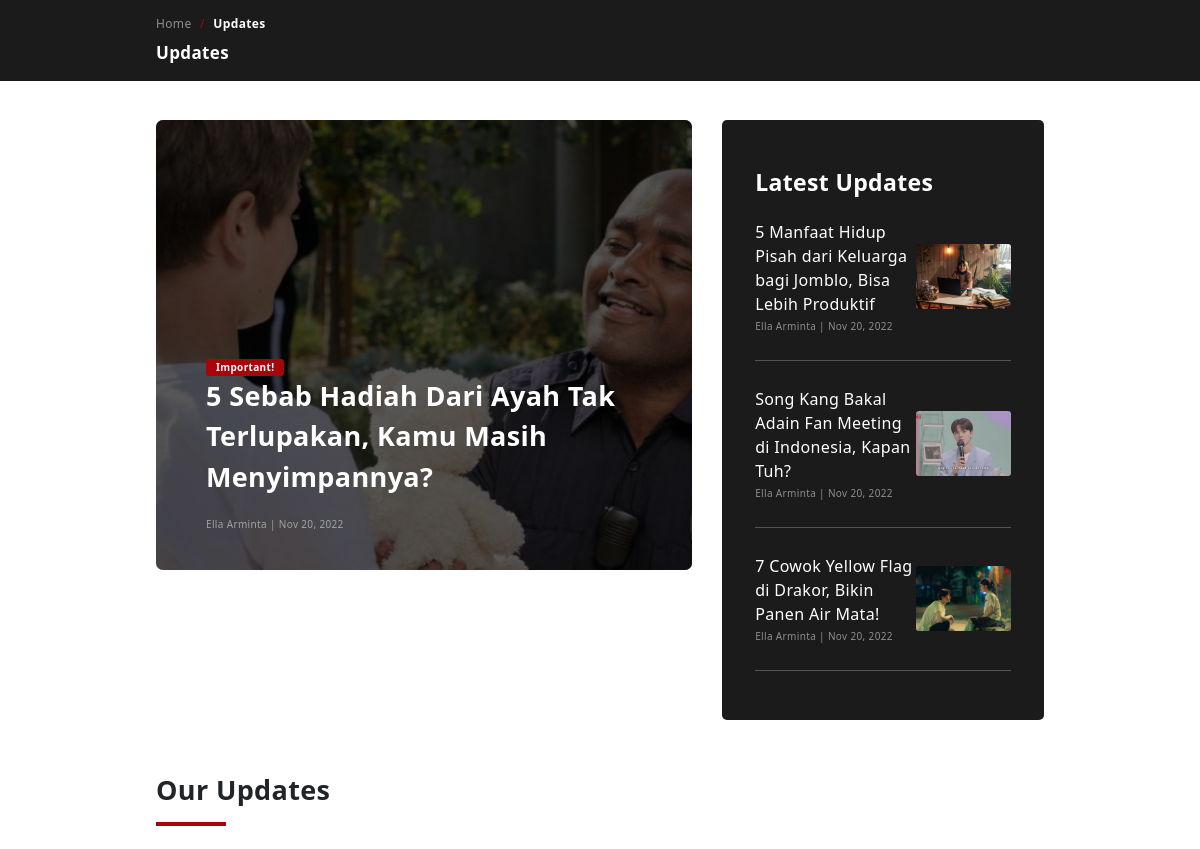
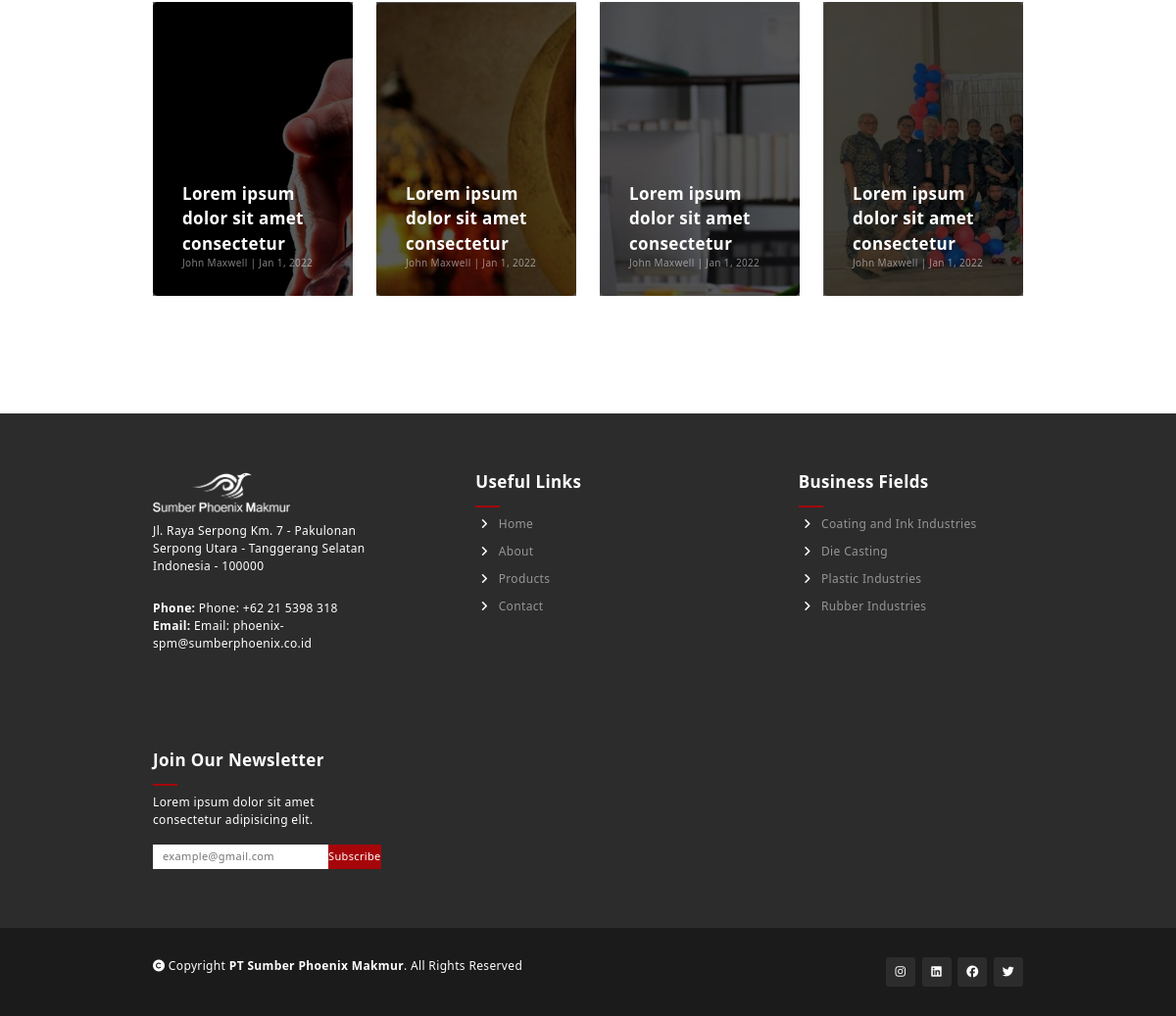
/update.php, run on the app's committed database (2 pictures, top to bottom).
### tables this page shows
CREATE TABLE `updates` (
  `upd_id` int(11) NOT NULL,
  `upd_title` varchar(300) NOT NULL,
  `upd_sub` text NOT NULL,
  `adm_name` varchar(500) NOT NULL,
  `timestamp` timestamp NOT NULL DEFAULT current_timestamp(),
  `upd_pict` text NOT NULL,
  `upd_body` text NOT NULL,
  `status` varchar(150) NOT NULL
);

CREATE TABLE `company_profile` (
  `id_fitur` int(11) NOT NULL,
  `fitur_name` text NOT NULL,
  `fitur_data` text DEFAULT NULL
);

CREATE TABLE `categories` (
  `cat_id` int(11) NOT NULL,
  `cat_code` varchar(100) NOT NULL,
  `cat_name` varchar(255) NOT NULL,
  `cat_img` text NOT NULL,
  `status` tinyint(1) NOT NULL DEFAULT 1,
  `order_by` int(11) NOT NULL
);

### update.php (the view, shortened to what this page needs)
<?php
include 'api/connect.php';
?>
<!DOCTYPE html>
<html lang="en">
<head>
    <link href="https://cdn.jsdelivr.net/npm/bootstrap@5.2.0-beta1/dist/css/bootstrap.min.css" rel="stylesheet">
    <link rel="stylesheet" href="style.css">
    <link rel="stylesheet" href="style/footer.css">
    <link rel="stylesheet" href="style/copyright.css">
    <link rel="stylesheet" href="style/nav_templates.css">
    <link rel="stylesheet" href="style/updates/update.css">
</head>
<body>
    <nav class="navbar fixed-top navbar-expand-lg">
        <div class="container-fluid">
            <div class="paragraph"><a href="index.php">Home </a><span>/</span> <strong class="contact">Updates</strong></div>
            <div class="sub-heading">Updates</div>
        </div>
    </nav>
    <section class="update-section section-extra">
        <div class="container-fluid">
            <div class="update-highlights">
                <?php
                    $stmt = $conn->prepare("SELECT * FROM updates where status = 'published' order by timestamp desc");
                    $stmt->execute();
                    if($stmt->rowCount() > 0){
                    $upd = $stmt->fetch();
                ?>
                <div class="highlight paragraph opacity-overlay update-item" style="background-image: url(<?= $upd['upd_pict'] ?>);" onclick="window.location.href='single/update.php?id=<?= $upd['upd_id'] ?>'">
                    <div class="highlight-information">
                        <div class="highlight-tag">Important! </div>
                        <div class="highlight-title heading"><?= $upd['upd_title'] ?></div>
                        <p class="paragraph"><?= $upd['adm_name'] ?> | <?php
                        $timeStamp = $upd['timestamp'];
                        $timeStamp = date( "M d, Y", strtotime($timeStamp));
                        echo $timeStamp; ?></p>
                    </div>
                </div>
                <?php
                    }
                ?>
                <div class="latest-updates">
                    <div class="sub-heading">Latest Updates</div>
                    <?php
                        $count = 0;
                        $stmt = $conn->prepare("SELECT * FROM updates where status = 'published' order by timestamp desc");
                        $stmt->execute();
                        if($stmt->rowCount() > 0){
                            while($count < 4):
                                $row = $stmt->fetch();
                                if($count > 0):
                    ?>
                    <div class="latest-update update-item" onclick="window.location.href='single/update.php?id=<?= $row['upd_id'] ?>'">
                        <div class="update-information">
                            <div class="update-title"><?= $row['upd_title'] ?></div>
                            <p class="paragraph"><?= $row['adm_name']?> | <?php
                        $timeStamp = $row['timestamp'];
                        $timeStamp = date( "M d, Y", strtotime($timeStamp));
                        echo $timeStamp; ?></p>
                        </div>
                        <img src="<?= $row['upd_pict'] ?>" alt="">
                    </div>
                    <?php
                        endif;
                        if($count <= 3 && $count > 0){
                            echo '<hr>';
                        }
                    ?>
                    <?php $count++; endwhile;} ?>
                </div>
            </div>
            <div class="updates-list">
                <div class="heading underline">Our Updates</div>
                <div class="updates-items row">
                    <div class="col-sm-3 update-item">
                        <div class="card opacity-overlay" style="background-image: url(src/updates/covid.jpeg)">
                            <div class="card-information">
                                <div class="sub-heading">Lorem ipsum dolor sit amet consectetur</div>
                                <p class="paragraph">John Maxwell | Jan 1, 2022</p>
                            </div>
                        </div>
                    </div>
                    <div class="col-sm-3 update-item">
                        <div class="card opacity-overlay" style="background-image: url(src/updates/holiday.jpeg)">
                            <div class="card-information">
                                <div class="sub-heading">Lorem ipsum dolor sit amet consectetur</div>
                                <p class="paragraph">John Maxwell | Jan 1, 2022</p>
                            </div>
                        </div>
                    </div>
                    <div class="col-sm-3 update-item">
                        <div class="card opacity-overlay" style="background-image: url(src/updates/mask.jpeg)">
                            <div class="card-information">
                                <div class="sub-heading">Lorem ipsum dolor sit amet consectetur</div>
                                <p class="paragraph">John Maxwell | Jan 1, 2022</p>
                            </div>
                        </div>
                    </div>
                    <div class="col-sm-3 update-item">
                        <div class="card opacity-overlay" style="background-image: url(src/updates/warehouse.jpeg)">
                            <div class="card-information">
                                <div class="sub-heading">Lorem ipsum dolor sit amet consectetur</div>
                                <p class="paragraph">John Maxwell | Jan 1, 2022</p>
                            </div>
                        </div>
                    </div>
                </div>
            </div>
        </div>
    </section>
    <?php include 'bottombar.php' ?>
</body>
</html>

### bottombar.php
<?php
function getData1($fiturNama,$conn){
    $stmt = $conn->prepare('SELECT * FROM company_profile where fitur_name =? ');
    $stmt->execute([$fiturNama]);
    $temp = $stmt->fetch();
    $data = $temp['fitur_data'];
    return $data;
}
?>
<section class="footer-section">
        <div class="container-fluid grid">
            <div class="company-information">
                <div class="company-logo">
                    <img src="src/<?= getData1('logo',$conn) ?>" id="company-logo" alt="">
                </div>
                <div class="company-address">
                    <p class="paragraph" col="address"><?= getData1('address',$conn)?> </p>
                </div>
                <div class="company-phone">
                    <p class="paragraph" col="phone"><strong>Phone: </strong><?= getData1('phone',$conn) ?></p>
                </div>
                <div class="company-email">
                    <p class="paragraph" col="email"><strong>Email: </strong><?= getData1('email',$conn) ?></p>
                </div>
            </div>
            <div class="useful-links">
                <h2 class="sub-heading underline">Useful Links</h2>
                <a class="footer-item" href="#">
                    <i class="fa-solid fa-angle-right"></i>
                    Home
                </a>
                <a class="footer-item" href="#about">
                    <i class="fa-solid fa-angle-right"></i>
                    About
                </a>
                <a class="footer-item" href="./product.php">
                    <i class="fa-solid fa-angle-right"></i>
                    Products
                </a>
                <a class="footer-item" href="./contact.php">
                    <i class="fa-solid fa-angle-right"></i>
                    Contact
                </a>
            </div>
            <div class="business-fields useful-links">
                <h2 class="sub-heading underline">Business Fields</h2>
                <?php
                    $stmt=$conn->prepare("SELECT c.cat_code as cat_code,c.cat_name as cat_name,c.cat_id as cat_id,c.cat_img as cat_img, count(s.sub_id)
                    FROM categories c
                    join subcategories s on c.cat_id = s.cat_id
                    join product_subcategory ps  on s.sub_id = ps.subcategory_id
                    join products p on ps.product_id = p.product_id
                    where c.status = 1 and s.status = 1 and p.status = 1 GROUP BY c.cat_id HAVING COUNT(ps.product_id) > 0 order by c.order_by ASC");
                    $stmt->execute();
                    while($cat = $stmt->fetch()):
                ?>
                <a class="footer-item" href="./shop.php?cateCode=<?= $cat['cat_code'] ?>">
                    <i class="fa-solid fa-angle-right"></i>
                    <?= $cat['cat_name'] ?>
                </a>
                <?php endwhile; ?>
            </div>
            <div class="newsletter">
                <h2 class="sub-heading underline">Join Our Newsletter</h2>
                <p class="paragraph" col="newsletter_desc"><?= getData1('newsletter_desc',$conn)?></p>
                <div class="email-input">
                    <input type="email" placeholder="example@gmail.com">
                    <button class="custom-button btn" type="button">Subscribe</button>
                </div>
            </div>
        </div>
    </section>
    <footer class="copyright-footer">
        <div class="container-fluid">
            <div class="copyright paragraph">
                <i class="fa-solid fa-copyright"></i>
                Copyright <strong>PT Sumber Phoenix Makmur</strong>. All Rights Reserved
            </div>
            <div class="copyright-social-media">
                <div class="icon-container-box">
                    <a href="<?= getData1('instagram',$conn) ?>" class="fa-brands fa-instagram"></a>
                </div>
                <div class="icon-container-box">
                    <a href="<?= getData1('linkedin',$conn) ?>" class="fa-brands fa-linkedin"></a>
                </div>
                <div class="icon-container-box">
                    <a href="<?= getData1('facebook',$conn) ?>" class="fa-brands fa-facebook"></a>
                </div>
                <div class="icon-container-box">
                    <a href="<?= getData1('twitter',$conn) ?>" class="fa-brands fa-twitter"></a>
                </div>
            </div>
        </div>
    </footer>

### style.css (style rules this page uses)
* { padding: 0; margin: 0; letter-spacing: 0.35px; -webkit-box-sizing: border-box; -moz-box-sizing: border-box; box-sizing: border-box; }
html { overflow-x: hidden; scroll-behavior: smooth; background: white; }
:root { --yellow: #a6060a; --black: #1B1B1B; --light-black: #2C2C2C; }
section { display: flex; justify-content: center; width: 100vw; }
.navbar, footer { display: flex !important; justify-content: center; }
footer { width: 100vw; }
a { text-decoration: none; }
.custom-button { color: white; background-color: var(--yellow); transition: 0.7s ease; padding: 0; border-color: rgba(0, 0, 0, 0); border-radius: 5px; display: flex; justify-content: center; align-items: center; }
.heading { font-size: 27px; font-weight: bold; text-transform: capitalize; margin-bottom: 20px; }
.sub-heading { font-size: 17px; font-weight: bold; }
.grid { display: grid; grid-template-columns: repeat(auto-fit, minmax(300px, 1fr)); gap: 20px; }
.paragraph { font-size: 12px; }
.container-fluid { padding: 0; margin: 0; padding-right: 13vw; padding-left: 13vw; width: 100%; max-width: 1900px; }
.section-extra { padding-top: 120px; padding-bottom: 100px; }
.underline { position: relative; padding-bottom: 16px; }
.underline:after { display: block; content: ''; width: 70px; height: 4px; background: var(--yellow); position: absolute; bottom: 0; left: 50%; transform: translate(-50%, -50%); }
.opacity-overlay { position: relative; }
.opacity-overlay:before { content: ''; position: absolute; top: 0; right: 0; left: 0; bottom: 0; background: rgba(0, 0, 0, 0.65); }

### style/footer.css (style rules this page uses)
.footer-section { background-color: var(--light-black); height: auto; padding-top: 60px; padding-bottom: 60px; color: white; }
.footer-section .useful-links { display: flex; flex-direction: column; }
.footer-section .underline:after { left: 0 !important; transform: translate(0); width: 25px; height: 2px; }
.footer-section .footer-item { margin-left: 5px; font-size: 12px; color: rgba(255, 255, 255, 0.5); margin-bottom: 10px; text-decoration: none; width: 100%; transition: all 0.3s ease; cursor: pointer; }
.footer-section .footer-item i { margin-right: 7px; color: white; transition: all 0.3s ease; }
.footer-section .grid { grid-template-columns: repeat(auto-fit, minmax(200px, 1fr)); gap: 100px; }
.footer-section .company-information { max-width: 250px; }
.footer-section .business-fields { width: 180px; }
.footer-section img { width: 140px; filter: brightness(0) invert(1); margin-bottom: 10px; }
.footer-section .company-information .paragraph { margin-bottom: 0; }
.footer-section .company-information .company-address { margin-bottom: 25px; }
.footer-section .newsletter { max-width: 300px; }
.footer-section .email-input { display: flex; }
.footer-section .email-input input { border-radius: 0; border: none; padding-left: 10px; padding-right: 10px; font-size: 11px; }
.footer-section .email-input .custom-button { border: none; border-radius: 0; font-size: 11px; height: 25px; width: 65px; font-weight: 300; cursor: pointer; transition: 0.3s ease; }

### style/copyright.css (style rules this page uses)
.copyright-footer { height: auto; padding-top: 30px; padding-bottom: 30px; background-color: var(--black); color: white; }
.copyright-footer .container-fluid { display: flex; justify-content: space-between; }
.copyright-footer .copyright-social-media { display: flex; justify-content: space-between; width: 140px; }
.copyright-footer .icon-container-box { height: 30px; width: 30px; border-radius: 3px; font-size: 12px; background-color: var(--light-black); display: flex; justify-content: center; align-items: center; transition: 0.5s ease; cursor: pointer; }
.copyright-footer .icon-container-box a { text-decoration: none; color: white; }

### style/nav_templates.css (style rules this page uses)
.navbar { background-color: var(--black); padding-top: 15px; padding-bottom: 15px; min-height: 80px; color: white; }
.navbar .container-fluid { display: block; }
.navbar .paragraph { color: rgba(255, 255, 255 , 0.5); font-size: 12px; }
.navbar .paragraph a { color: rgba(255, 255, 255 , 0.5); font-size: 12px; text-decoration: none; cursor: pointer; transition: all 0.4s ease; margin-right: 5px; }
.navbar .paragraph span { color: var(--yellow); margin-right: 5px; }
.navbar .paragraph .contact { color: white; }
.navbar .sub-heading { margin-bottom: 0; margin-top: 7px; }

### data on the page
updates: upd_pict (picture), upd_title "5 Sebab Hadiah Dari Ayah Tak Terlupakan, Kamu Masih Menyimpannya?", adm_name "Ella Arminta", timestamp "Nov 20, 2022"
updates: upd_title "5 Manfaat Hidup Pisah dari Keluarga bagi Jomblo, Bisa Lebih Produktif", adm_name "Ella Arminta", timestamp "Nov 20, 2022", upd_pict (picture)
updates: upd_title "Song Kang Bakal Adain Fan Meeting di Indonesia, Kapan Tuh?", adm_name "Ella Arminta", timestamp "Nov 20, 2022", upd_pict (picture)
updates: upd_title "7 Cowok Yellow Flag di Drakor, Bikin Panen Air Mata!", adm_name "Ella Arminta", timestamp "Nov 20, 2022", upd_pict (picture)
company_profile: fitur_data (picture)
company_profile: fitur_data "Jl. Raya Serpong Km. 7 - Pakulonan Serpong Utara - Tanggerang Selatan Indonesia - 100000"
company_profile: fitur_data "Phone: +62 21 5398 318"
company_profile: fitur_data "Email: phoenix-spm@sumberphoenix.co.id"
categories: cat_name "Coating and Ink Industries"
categories: cat_name "Die Casting"
categories: cat_name "Plastic Industries"
categories: cat_name "Rubber Industries"
company_profile: fitur_data "Lorem ipsum dolor sit amet consectetur adipisicing elit."
